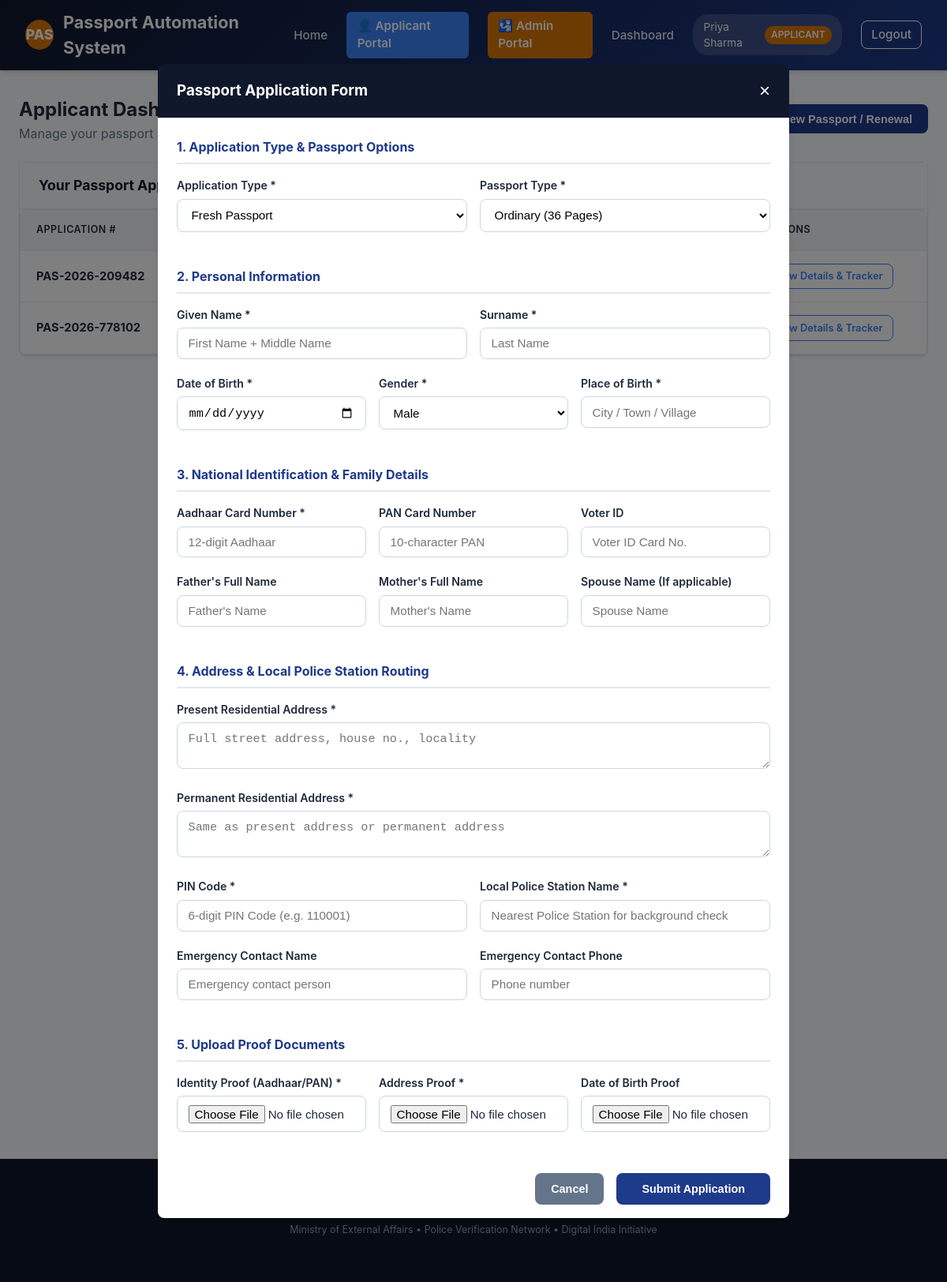
The page /applicant/apply (signed in) on the database its author committed.
### models.py (models this page shows, shortened)
class User(db.Model):
    __tablename__ = 'users'
    id = db.Column(db.Integer, primary_key=True)
    username = db.Column(db.String(64), unique=True, nullable=False, index=True)
    email = db.Column(db.String(120), unique=True, nullable=False, index=True)
    password_hash = db.Column(db.String(256), nullable=False)
    role = db.Column(db.String(32), nullable=False, default='applicant') # applicant, passport_admin, regional_admin, police
    full_name = db.Column(db.String(128), nullable=False)
    phone = db.Column(db.String(20))
    jurisdiction_pin = db.Column(db.String(10)) # For filtering police / regional jurisdiction
    created_at = db.Column(db.DateTime, default=datetime.utcnow)
    applications = db.relationship('Application', backref='applicant', lazy=True, foreign_keys='Application.applicant_id')
    police_reports = db.relationship('PoliceReport', backref='officer', lazy=True)
    regional_verifications = db.relationship('RegionalVerification', backref='officer', lazy=True)
    audit_logs = db.relationship('AuditLog', backref='actor', lazy=True)

class Application(db.Model):
    __tablename__ = 'applications'
    id = db.Column(db.Integer, primary_key=True)
    application_number = db.Column(db.String(32), unique=True, nullable=False, index=True)
    applicant_id = db.Column(db.Integer, db.ForeignKey('users.id'), nullable=False)
    application_type = db.Column(db.String(32), nullable=False, default='new') # new, renewal
    passport_type = db.Column(db.String(32), nullable=False, default='ordinary_36') # ordinary_36, ordinary_60, official, diplomatic
    given_name = db.Column(db.String(64), nullable=False)
    surname = db.Column(db.String(64), nullable=False)
    dob = db.Column(db.Date, nullable=False)
    gender = db.Column(db.String(16), nullable=False)
    place_of_birth = db.Column(db.String(128), nullable=False)
    aadhaar_number = db.Column(db.String(20), index=True)
    pan_number = db.Column(db.String(20))
    voter_id = db.Column(db.String(20))
    father_name = db.Column(db.String(128))
    mother_name = db.Column(db.String(128))
    spouse_name = db.Column(db.String(128))
    present_address = db.Column(db.Text, nullable=False)
    permanent_address = db.Column(db.Text, nullable=False)
    pin_code = db.Column(db.String(10), nullable=False, index=True)
    police_station_name = db.Column(db.String(128), nullable=False)
    emergency_contact_name = db.Column(db.String(128))
    emergency_contact_phone = db.Column(db.String(20))
    status = db.Column(db.String(32), nullable=False, default='submitted', index=True)
    auto_check_status = db.Column(db.String(32), default='pending') # pending, passed, flagged
    auto_check_notes = db.Column(db.Text)
    passport_number = db.Column(db.String(32), unique=True, index=True)
    issue_date = db.Column(db.Date)
    expiry_date = db.Column(db.Date)
    dispatch_tracking_id = db.Column(db.String(64))
    dispatch_date = db.Column(db.Date)
    rejection_reason = db.Column(db.Text)
    created_at = db.Column(db.DateTime, default=datetime.utcnow)
    updated_at = db.Column(db.DateTime, default=datetime.utcnow, onupdate=datetime.utcnow)
    documents = db.relationship('Document', backref='application', cascade='all, delete-orphan', lazy=True)
    police_report = db.relationship('PoliceReport', backref='application', uselist=False, cascade='all, delete-orphan', lazy=True)
    regional_verification = db.relationship('RegionalVerification', backref='application', uselist=False, cascade='all, delete-orphan', lazy=True)
    appointment = db.relationship('Appointment', backref='application', uselist=False, cascade='all, delete-orphan', lazy=True)
    audit_logs = db.relationship('AuditLog', backref='application', cascade='all, delete-orphan', lazy=True)

### app.py (the view, shortened to what this page needs)
@app.route('/applicant/apply', methods=['GET', 'POST'])
@login_required
@role_required(['applicant'])
def apply_passport():
    applications = Application.query.filter_by(applicant_id=session['user_id']).order_by(Application.created_at.desc()).all()
    return render_template('applicant_dashboard.html', applications=applications, show_modal=True)

### templates/applicant_dashboard.html (shortened to what this page needs)
{% extends "base.html" %}
{% block content %}
<div class="dashboard-header">
  <div>
    <h2>Applicant Dashboard</h2>
    <p style="color: var(--text-muted);">Manage your passport applications, track progress, and upload documents.</p>
  </div>
  <button onclick="openModal('applyModal')" class="btn btn-primary">+ Apply for New Passport / Renewal</button>
</div>
<div class="card">
  <div class="card-header">
    <h3>Your Passport Applications</h3>
  </div>
  <div class="card-body" style="padding: 0;">
    {% if applications %}
      <div class="table-responsive">
        <table class="table">
          <thead>
            <tr>
              <th>Application #</th>
              <th>Applicant Name</th>
              <th>Type</th>
              <th>Submission Date</th>
              <th>Status</th>
              <th>Actions</th>
            </tr>
          </thead>
          <tbody>
            {% for app_item in applications %}
              <tr>
                <td><strong>{{ app_item.application_number }}</strong></td>
                <td>{{ app_item.given_name }} {{ app_item.surname }}</td>
                <td>
                  <span class="badge" style="background-color: #f1f5f9; color: var(--text-main);">
                  </span>
                </td>
                <td>{{ app_item.created_at.strftime('%Y-%m-%d %H:%M') }}</td>
                <td>
                  <span class="badge badge-{{ app_item.status }}">
                  </span>
                </td>
                <td>
                  <a href="{{ url_for('application_detail', app_id=app_item.id) }}" class="btn btn-sm btn-outline">View Details & Tracker</a>
                </td>
              </tr>
            {% endfor %}
          </tbody>
        </table>
      </div>
    {% else %}
      <div style="padding: 3rem; text-align: center; color: var(--text-muted);">
        <p style="font-size: 1.1rem; margin-bottom: 1rem;">You have not submitted any passport applications yet.</p>
        <button onclick="openModal('applyModal')" class="btn btn-primary">Click Here to Apply Now</button>
      </div>
    {% endif %}
  </div>
</div>
<div id="applyModal" class="modal-overlay" style="display: {% if show_modal %}flex{% else %}none{% endif %};">
  <div class="modal-content" style="max-width: 800px;">
    <div class="modal-header">
      <h3>Passport Application Form</h3>
      <button class="close-btn" onclick="closeModal('applyModal')">&times;</button>
    </div>
    <div class="modal-body">
      <form method="POST" action="{{ url_for('apply_passport') }}" enctype="multipart/form-data">
        <h4 style="color: var(--primary); margin-bottom: 1rem; border-bottom: 2px solid var(--border-color); padding-bottom: 0.5rem;">1. Application Type & Passport Options</h4>
        <div style="display: grid; grid-template-columns: 1fr 1fr; gap: 1rem;">
          <div class="form-group">
            <label class="form-label">Application Type *</label>
            <select name="application_type" class="form-select" required>
              <option value="new" selected>Fresh Passport</option>
            </select>
          </div>
          <div class="form-group">
            <label class="form-label">Passport Type *</label>
            <select name="passport_type" class="form-select" required>
              <option value="ordinary_36" selected>Ordinary (36 Pages)</option>
            </select>
          </div>
        </div>
        <h4 style="color: var(--primary); margin-top: 1.5rem; margin-bottom: 1rem; border-bottom: 2px solid var(--border-color); padding-bottom: 0.5rem;">2. Personal Information</h4>
        <div style="display: grid; grid-template-columns: 1fr 1fr; gap: 1rem;">
          <div class="form-group">
            <label class="form-label">Given Name *</label>
            <input type="text" name="given_name" class="form-control" required placeholder="First Name + Middle Name">
          </div>
          <div class="form-group">
            <label class="form-label">Surname *</label>
            <input type="text" name="surname" class="form-control" required placeholder="Last Name">
          </div>
        </div>
        <div style="display: grid; grid-template-columns: 1fr 1fr 1fr; gap: 1rem;">
          <div class="form-group">
            <label class="form-label">Date of Birth *</label>
            <input type="date" name="dob" class="form-control" required>
          </div>
          <div class="form-group">
            <label class="form-label">Gender *</label>
            <select name="gender" class="form-select" required>
              <option value="Male">Male</option>
            </select>
          </div>
          <div class="form-group">
            <label class="form-label">Place of Birth *</label>
            <input type="text" name="place_of_birth" class="form-control" required placeholder="City / Town / Village">
          </div>
        </div>
        <h4 style="color: var(--primary); margin-top: 1.5rem; margin-bottom: 1rem; border-bottom: 2px solid var(--border-color); padding-bottom: 0.5rem;">3. National Identification & Family Details</h4>
        <div style="display: grid; grid-template-columns: 1fr 1fr 1fr; gap: 1rem;">
          <div class="form-group">
            <label class="form-label">Aadhaar Card Number *</label>
            <input type="text" name="aadhaar_number" class="form-control" required placeholder="12-digit Aadhaar">
          </div>
          <div class="form-group">
            <label class="form-label">PAN Card Number</label>
            <input type="text" name="pan_number" class="form-control" placeholder="10-character PAN">
          </div>
          <div class="form-group">
            <label class="form-label">Voter ID</label>
            <input type="text" name="voter_id" class="form-control" placeholder="Voter ID Card No.">
          </div>
        </div>
        <div style="display: grid; grid-template-columns: 1fr 1fr 1fr; gap: 1rem;">
          <div class="form-group">
            <label class="form-label">Father's Full Name</label>
            <input type="text" name="father_name" class="form-control" placeholder="Father's Name">
          </div>
          <div class="form-group">
            <label class="form-label">Mother's Full Name</label>
            <input type="text" name="mother_name" class="form-control" placeholder="Mother's Name">
          </div>
          <div class="form-group">
            <label class="form-label">Spouse Name (If applicable)</label>
            <input type="text" name="spouse_name" class="form-control" placeholder="Spouse Name">
          </div>
        </div>
        <h4 style="color: var(--primary); margin-top: 1.5rem; margin-bottom: 1rem; border-bottom: 2px solid var(--border-color); padding-bottom: 0.5rem;">4. Address & Local Police Station Routing</h4>
        <div class="form-group">
          <label class="form-label">Present Residential Address *</label>
          <textarea name="present_address" class="form-control" rows="2" required placeholder="Full street address, house no., locality"></textarea>
        </div>
        <div class="form-group">
          <label class="form-label">Permanent Residential Address *</label>
          <textarea name="permanent_address" class="form-control" rows="2" required placeholder="Same as present address or permanent address"></textarea>
        </div>
        <div style="display: grid; grid-template-columns: 1fr 1fr; gap: 1rem;">
          <div class="form-group">
            <label class="form-label">PIN Code *</label>
            <input type="text" name="pin_code" class="form-control" required placeholder="6-digit PIN Code (e.g. 110001)">
          </div>
          <div class="form-group">
            <label class="form-label">Local Police Station Name *</label>
            <input type="text" name="police_station_name" class="form-control" required placeholder="Nearest Police Station for background check">
          </div>
        </div>
        <div style="display: grid; grid-template-columns: 1fr 1fr; gap: 1rem;">
          <div class="form-group">
            <label class="form-label">Emergency Contact Name</label>
            <input type="text" name="emergency_contact_name" class="form-control" placeholder="Emergency contact person">
          </div>
          <div class="form-group">
            <label class="form-label">Emergency Contact Phone</label>
            <input type="text" name="emergency_contact_phone" class="form-control" placeholder="Phone number">
          </div>
        </div>
        <h4 style="color: var(--primary); margin-top: 1.5rem; margin-bottom: 1rem; border-bottom: 2px solid var(--border-color); padding-bottom: 0.5rem;">5. Upload Proof Documents</h4>
        <div style="display: grid; grid-template-columns: 1fr 1fr 1fr; gap: 1rem;">
          <div class="form-group">
            <label class="form-label">Identity Proof (Aadhaar/PAN) *</label>
            <input type="file" name="identity_proof" class="form-control" required>
          </div>
          <div class="form-group">
            <label class="form-label">Address Proof *</label>
            <input type="file" name="address_proof" class="form-control" required>
          </div>
          <div class="form-group">
            <label class="form-label">Date of Birth Proof</label>
            <input type="file" name="dob_proof" class="form-control">
          </div>
        </div>
        <div style="margin-top: 2rem; display: flex; justify-content: flex-end; gap: 1rem;">
          <button type="button" onclick="closeModal('applyModal')" class="btn btn-secondary">Cancel</button>
          <button type="submit" class="btn btn-primary" style="padding: 0.75rem 2rem;">Submit Application</button>
        </div>
      </form>
    </div>
  </div>
</div>
{% endblock %}

### templates/base.html (shortened to what this page needs)
<!DOCTYPE html>
<html lang="en">
<head>
  <link rel="stylesheet" href="{{ url_for('static', filename='css/style.css') }}">
</head>
<body>
  <nav class="navbar">
    <a href="{{ url_for('index') }}" class="navbar-brand">
      <div class="emblem">PAS</div>
      <span>Passport Automation System</span>
    </a>
    <ul class="nav-links">
      <li><a href="{{ url_for('index') }}">Home</a></li>
      <li>
        <a href="{{ url_for('portal_applicant') }}" class="portal-nav-btn applicant-nav">
          👤 Applicant Portal
        </a>
      </li>
      <li>
        <a href="{{ url_for('portal_admin') }}" class="portal-nav-btn admin-nav">
          🛂 Admin Portal
        </a>
      </li>
      {% if session.get('user_id') %}
        <li><a href="{{ url_for('dashboard') }}">Dashboard</a></li>
        <li>
          <div class="user-badge">
            <span>{{ current_user.full_name if current_user else session.get('full_name') }}</span>
            <span class="role-pill">{{ session.get('user_role') }}</span>
          </div>
        </li>
        <li><a href="{{ url_for('logout') }}" class="btn btn-sm btn-outline" style="color: white; border-color: white;">Logout</a></li>
      {% else %}
        <li><a href="{{ url_for('login') }}">Login</a></li>
        <li><a href="{{ url_for('register') }}" class="btn btn-sm btn-primary">Register</a></li>
      {% endif %}
    </ul>
  </nav>
  <div class="container">
    {% block content %}{% endblock %}
  </div>
  <footer>
    <div class="container">
      <p>&copy; 2026 Passport Automation System (PAS) &bull; Centralized Digital Passport & Verification Portal</p>
      <p style="margin-top: 0.25rem; font-size: 0.78rem;">Ministry of External Affairs &bull; Police Verification Network &bull; Digital India Initiative</p>
    </div>
  </footer>
</body>
</html>

### rows shown on the page
User: full_name "Priya Sharma", get "APPLICANT"
Application: application_number "PAS-2026-209482"
Application: application_number "PAS-2026-778102"
